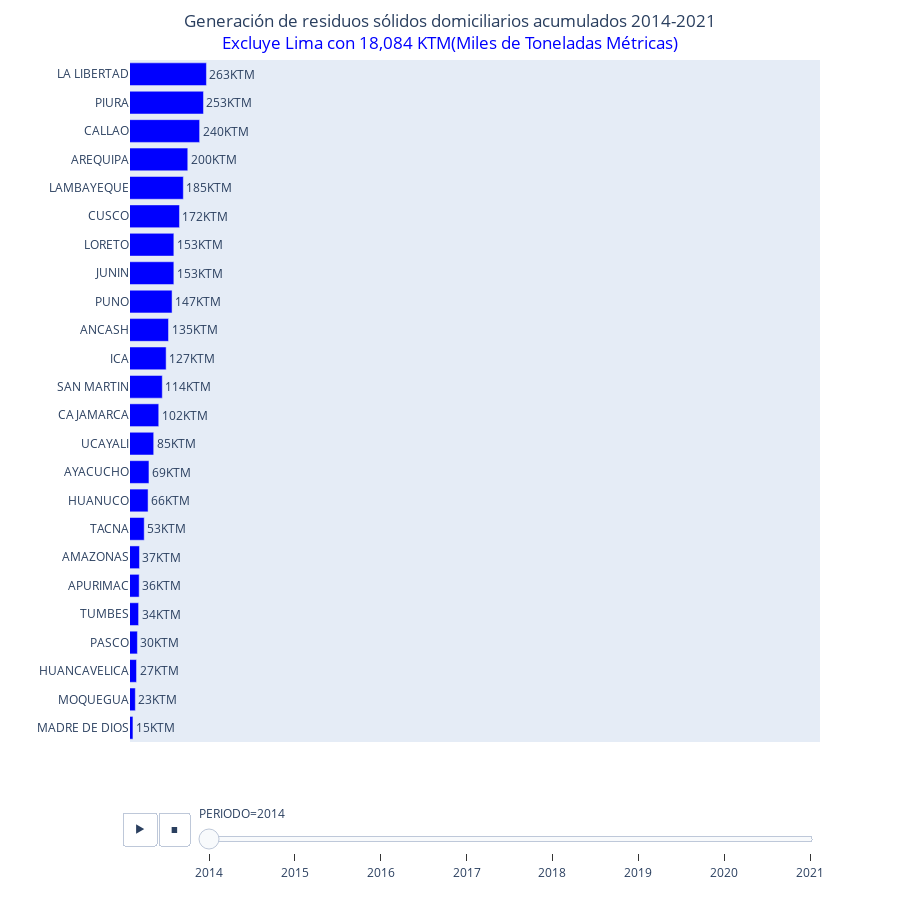

Write notebook code for a chart like this one.
### Code cell
fig = px.bar(df3, 
             x="KQRESIDUOS_DOM_ACUM", 
             y="DEPARTAMENTO", 
           #  color="DEPARTAMENTO", 
             animation_frame="PERIODO",
             labels={'KQRESIDUOS_DOM_ACUM': ''},
             orientation='h',
             range_x=[df3['KQRESIDUOS_DOM_ACUM'].min() - 10, df3['KQRESIDUOS_DOM_ACUM'].max() + 10 ]
             )

fig.update_layout(showlegend=False)
fig.update_traces(marker_color='blue',texttemplate='%{x:,.0f}KTM', textposition='outside', selector=dict(type='bar'))
fig.update_layout(yaxis=dict(categoryorder='total ascending', title_text=""),
                  xaxis=dict(showticklabels=False))
fig.update_layout(height=900) 
fig.update_layout(
    xaxis=dict(
        showgrid=False, 
        showticklabels=False
    ),
    yaxis=dict(
        showgrid=False,  
        categoryorder='total ascending', 
        title_text=""
    ),
    title={
        'text': "Generación de residuos sólidos domiciliarios acumulados 2014-2021<br><span style='color: blue;'>Excluye Lima con 18,084 KTM(Miles de Toneladas Métricas)</span>",
        'y':0.97,
        'x':0.5,
        'xanchor': 'center',
        'yanchor': 'top'
    }
)
fig.show()

### Figure 1 — Plotly figure (JSON) as saved in the notebook; plotly's stock layout.template omitted (floating-point values rounded to 4 significant figures)
{"data": [{"alignmentgroup": "True", "hovertemplate": "PERIODO=2014<br>=%{x}<br>DEPARTAMENTO=%{y}<extra></extra>", "legendgroup": "", "marker": {"color": "blue", "pattern": {"shape": ""}}, "name": "", "offsetgroup": "", "orientation": "h", "showlegend": false, "textposition": "outside", "texttemplate": "%{x:,.0f}KTM", "type": "bar", "x": [37, 135, 36, 200, 69, 102, 240, 172, 27, 66, 127, 153, 263, 185, 153, 15, 23, 30, 253, 147, 114, 53, 34, 85], "xaxis": "x", "y": ["AMAZONAS", "ANCASH", "APURIMAC", "AREQUIPA", "AYACUCHO", "CAJAMARCA", "CALLAO", "CUSCO", "HUANCAVELICA", "HUANUCO", "ICA", "JUNIN", "LA LIBERTAD", "LAMBAYEQUE", "LORETO", "MADRE DE DIOS", "MOQUEGUA", "PASCO", "PIURA", "PUNO", "SAN MARTIN", "TACNA", "TUMBES", "UCAYALI"], "yaxis": "y"}], "layout": {"barmode": "relative", "height": 900, "legend": {"tracegroupgap": 0}, "margin": {"t": 60}, "showlegend": false, "sliders": [{"active": 0, "currentvalue": {"prefix": "PERIODO="}, "len": 0.9, "pad": {"b": 10, "t": 60}, "steps": [{"args": [["2014"], {"frame": {"duration": 0, "redraw": true}, "fromcurrent": true, "mode": "immediate", "transition": {"duration": 0, "easing": "linear"}}], "label": "2014", "method": "animate"}, {"args": [["2015"], {"frame": {"duration": 0, "redraw": true}, "fromcurrent": true, "mode": "immediate", "transition": {"duration": 0, "easing": "linear"}}], "label": "2015", "method": "animate"}, {"args": [["2016"], {"frame": {"duration": 0, "redraw": true}, "fromcurrent": true, "mode": "immediate", "transition": {"duration": 0, "easing": "linear"}}], "label": "2016", "method": "animate"}, {"args": [["2017"], {"frame": {"duration": 0, "redraw": true}, "fromcurrent": true, "mode": "immediate", "transition": {"duration": 0, "easing": "linear"}}], "label": "2017", "method": "animate"}, {"args": [["2018"], {"frame": {"duration": 0, "redraw": true}, "fromcurrent": true, "mode": "immediate", "transition": {"duration": 0, "easing": "linear"}}], "label": "2018", "method": "animate"}, {"args": [["2019"], {"frame": {"duration": 0, "redraw": true}, "fromcurrent": true, "mode": "immediate", "transition": {"duration": 0, "easing": "linear"}}], "label": "2019", "method": "animate"}, {"args": [["2020"], {"frame": {"duration": 0, "redraw": true}, "fromcurrent": true, "mode": "immediate", "transition": {"duration": 0, "easing": "linear"}}], "label": "2020", "method": "animate"}, {"args": [["2021"], {"frame": {"duration": 0, "redraw": true}, "fromcurrent": true, "mode": "immediate", "transition": {"duration": 0, "easing": "linear"}}], "label": "2021", "method": "animate"}], "x": 0.1, "xanchor": "left", "y": 0, "yanchor": "top"}], "title": {"text": "Generación de residuos sólidos domiciliarios acumulados 2014-2021<br><span style='color: blue;'>Excluye Lima con 18,084 KTM(Miles de Toneladas Métricas)</span>", "x": 0.5, "xanchor": "center", "y": 0.97, "yanchor": "top"}, "updatemenus": [{"buttons": [{"args": [null, {"frame": {"duration": 500, "redraw": true}, "fromcurrent": true, "mode": "immediate", "transition": {"duration": 500, "easing": "linear"}}], "label": "&#9654;", "method": "animate"}, {"args": [[null], {"frame": {"duration": 0, "redraw": true}, "fromcurrent": true, "mode": "immediate", "transition": {"duration": 0, "easing": "linear"}}], "label": "&#9724;", "method": "animate"}], "direction": "left", "pad": {"r": 10, "t": 70}, "showactive": false, "type": "buttons", "x": 0.1, "xanchor": "right", "y": 0, "yanchor": "top"}], "xaxis": {"anchor": "y", "domain": [0, 1], "range": [5, 2334], "showgrid": false, "showticklabels": false, "title": {"text": ""}}, "yaxis": {"anchor": "x", "categoryorder": "total ascending", "domain": [0, 1], "showgrid": false, "title": {"text": ""}}}}
